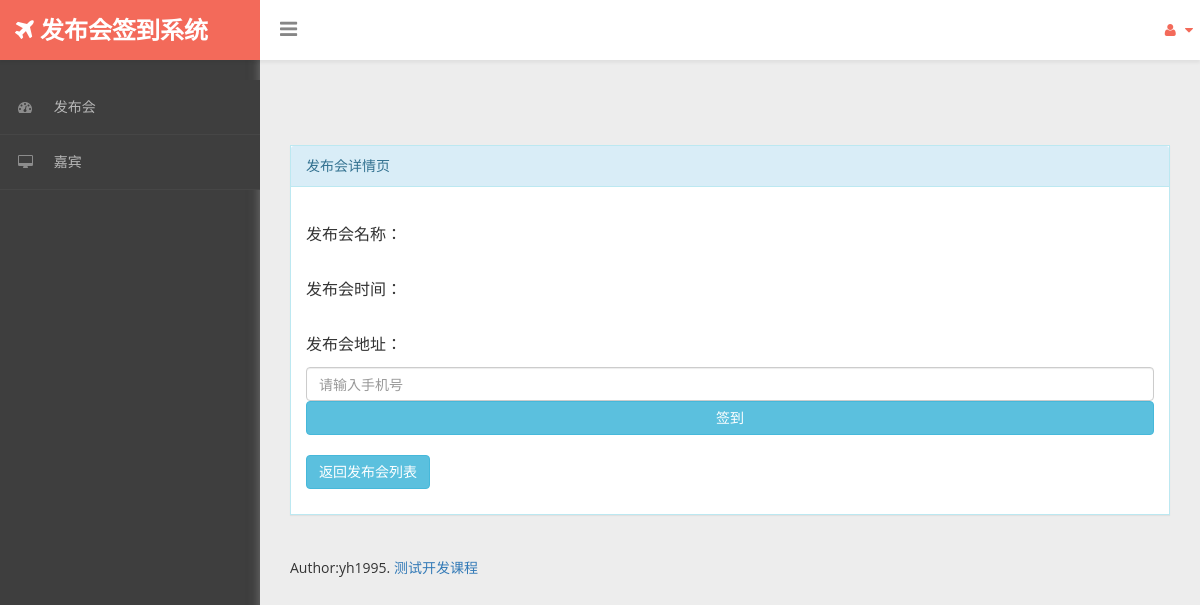
The app's page /sgin/events/detail/7, older data.
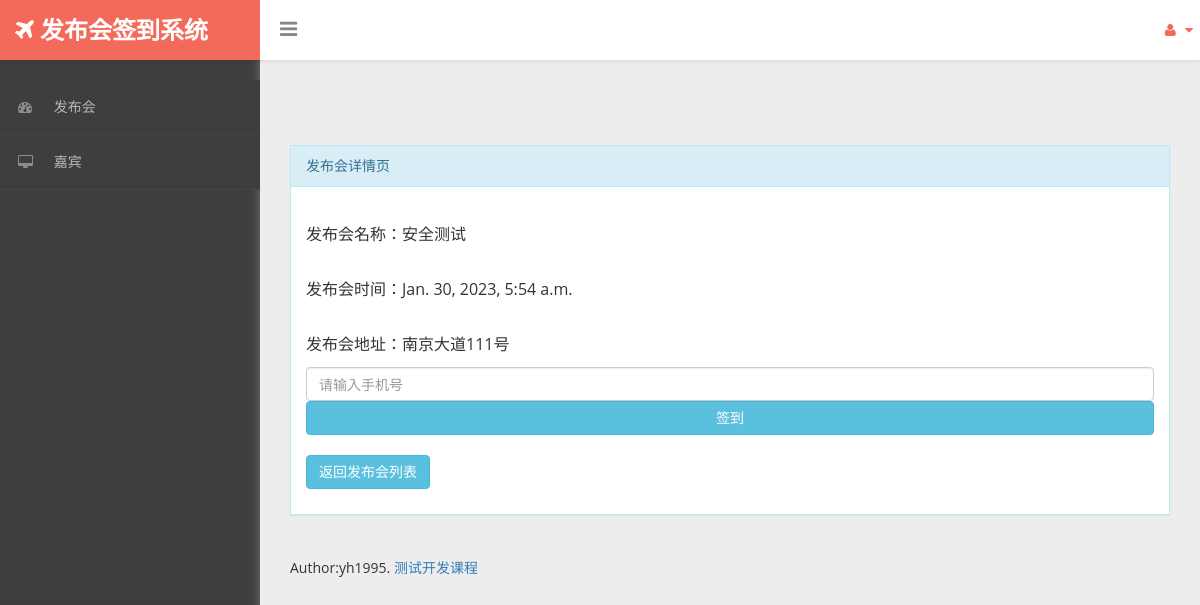
The same page, newer data.
### sgin/models.py (models this page shows, shortened)
class Event(models.Model):
    id=models.IntegerField(unique=True,primary_key=True)
    name=models.CharField(max_length=256,null=False)
    address=models.CharField(max_length=256,null=False)
    limits=models.IntegerField(default=100)
    status=models.BooleanField(default=True)
    startTime=models.DateTimeField(null=True)
    createTime=models.DateTimeField(null=True,auto_now_add=True) # auto_now_add����ʱ���뵱ǰʱ�䣬�̶�������
    updateTime=models.DateTimeField(null=True,auto_now=True)  # auto_now��ÿ���޸�model�������

### sgin/views.py (the view)
# urls.py: path('events/detail/<int:event_id>',views.event_detail),
def event_detail(request,event_id):
    try:
        event=Event.objects.get(id=event_id)
    except:
        event=''
    return render(request,'event_detail.html',{'event':event})

### sgin/templates/event_detail.html (shortened to what this page needs)
{% extends 'base.html' %}
{% block content%}
  <div class="panel panel-info">
    <div class="panel-heading"> 发布会详情页 </div>
    <div class="panel-body">
      <p>发布会名称：{{ event.name }}</p>
      <p>发布会时间：{{ event.createTime }}</p>
      <p>发布会地址：{{ event.address }}</p>
      <form class="form-horizontal" action="/sgin/do_sgin/{{ event.id }}" method="post" enctype="application/x-www-form-urlencoded">
        <input type="text" class="form-control" placeholder="请输入手机号" name="phone">
        <button type="submit" class="btn btn-block btn-info" >签到</button>
      </form>
      <p><a href="/sgin/events" class="btn btn-info">返回发布会列表</a></p>
    </div>
  </div>
{% endblock %}

Row changes from the older to the newer data that the page shows:
added Event: name "安全测试", createTime "Jan. 30, 2023, 5:54 a.m.", address "南京大道111号"
